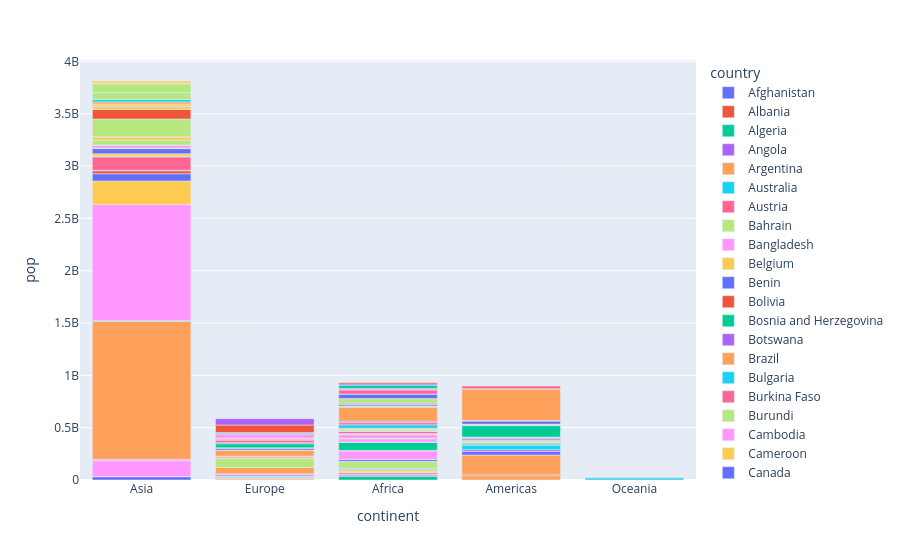

This figure's notebook cell:
### Code cell
px.bar(temp_df, x='continent', y='pop', color='country')
#pop contribution per country
